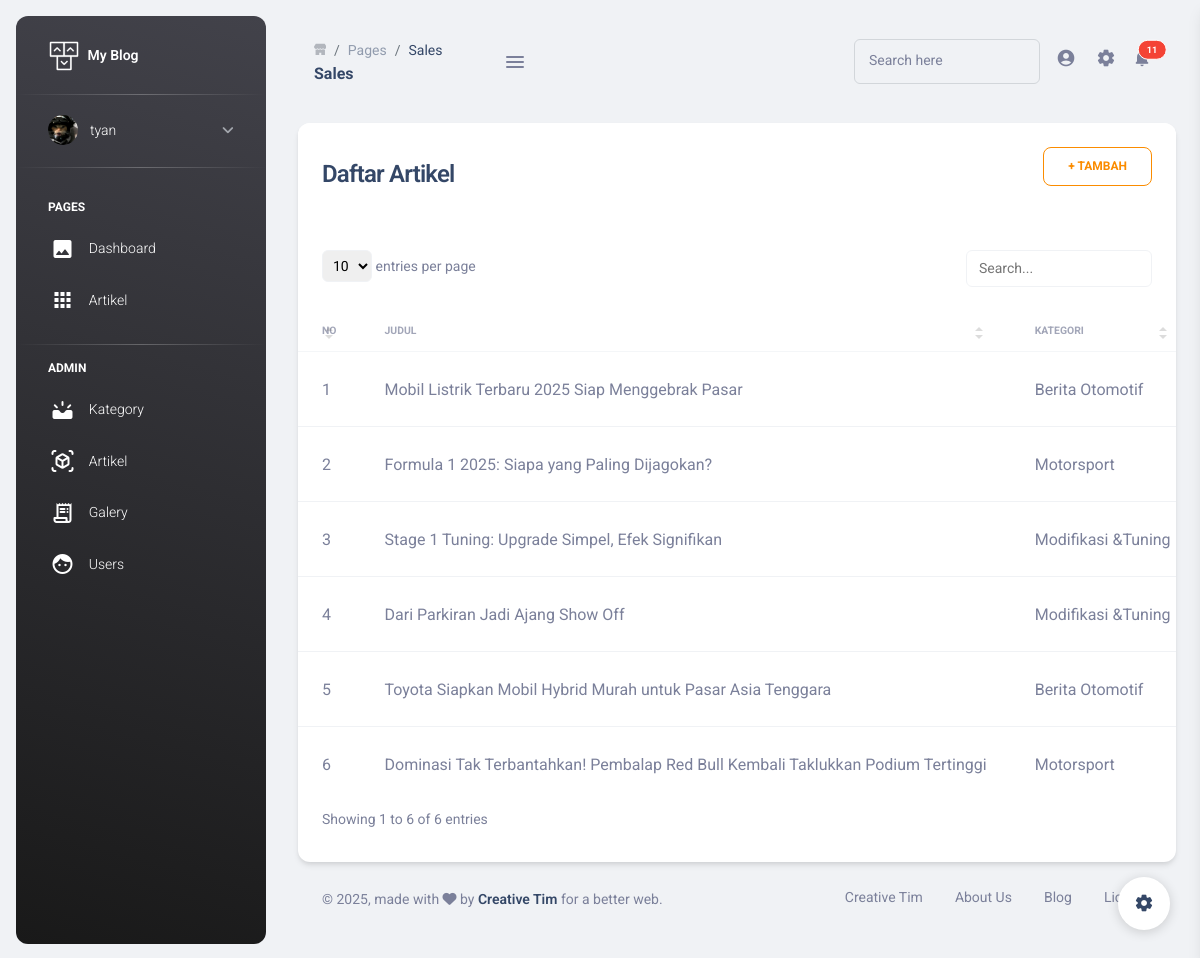
/dashboard/artikel/list/ (signed in), run on the app's committed database.
### artikel/models.py (models this page shows, shortened)
class ArtikelBlog(models.Model):
    kategori = models.ForeignKey(Kategori, on_delete=models.CASCADE)
    judul = models.CharField(max_length=200)
    konten = RichTextField(blank=True, null=True)
    gambar = models.ImageField(upload_to='gambar_artikel/', null=True, blank=True)
    status = models.BooleanField(default=True)
    created_at = models.DateTimeField(default=timezone.now, blank=True)
    created_by = models.ForeignKey(User, on_delete=models.CASCADE, null=True, blank=True)

class Kategori(models.Model):
    nama = models.CharField(max_length=100)
    created_at = models.DateTimeField(default=timezone.now)
    created_by = models.ForeignKey(User, on_delete=models.CASCADE, default=1)

### artikel/views.py (the view)
# urls.py: path('artikel/list/', admin_artikel_list, name='admin_artikel_list'),
@login_required(login_url='/auth-login')
def admin_artikel_list(request):
    artikel = ArtikelBlog.objects.all()
    return render(request, "dashboard/admin/artikel_list.html", {
        "artikel": artikel
    })

### artikel/templates/dashboard/admin/artikel_list.html (shortened to what this page needs)
{% extends 'dashboard/base.html' %}
{% load static %}
{% block content %}
<div class="col-12">
  <div class="card">
    <div class="card-header d-flex justify-content-between align-items-center">
      <h4 class="mb-0">Daftar Artikel</h4>
      <a class="btn btn-outline-warning" href="{% url 'admin_artikel_tambah' %}">+ Tambah</a>
    </div>
    <div class="table-responsive">
      <table class="table table-flush" id="datatable-search">
        <thead class="thead-light">
          <tr>
            <th>No</th>
            <th>Judul</th>
            <th>Kategori</th>
          </tr>
        </thead>
        <tbody>
          {% for artikel in artikel %}
          <tr>
            <td>{{ forloop.counter }}</td>
            <td>{{ artikel.judul }}</td>
            <td>{{ artikel.kategori.nama }}</td>
          </tr>
          {% empty %}
          <tr>
            <td colspan="6" class="text-center text-muted">Tidak ada artikel ditemukan.</td>
          </tr>
          {% endfor %}
        </tbody>
      </table>
    </div>
  </div>
</div>
{% endblock content %}

### artikel/templates/dashboard/menu.html (shortened to what this page needs)
{% load static %}
<aside class="sidenav navbar navbar-vertical navbar-expand-xs border-0 border-radius-xl my-3 fixed-start ms-3   bg-gradient-dark" id="sidenav-main">
    <div class="sidenav-header">
      <a class="navbar-brand m-0" href=" https://demos.creative-tim.com/material-dashboard-pro/pages/dashboards/analytics.html " target="_blank">
        <img src="{% static 'dashboard/assets/img/logo-ct.png' %}" class="navbar-brand-img h-100" alt="main_logo">
        <span class="ms-1 font-weight-bold text-white">My Blog</span>
      </a>
    </div>
    <hr class="horizontal light mt-0 mb-2">
    <div class="collapse navbar-collapse  w-auto h-auto max-height-vh-100 h-100" id="sidenav-collapse-main">
      <ul class="navbar-nav">
        <li class="nav-item mb-2 mt-0">
          <a data-bs-toggle="collapse" href="#ProfileNav" class="nav-link text-white" aria-controls="ProfileNav" role="button" aria-expanded="false">
            <img src="{% static 'dashboard/assets/img/team-3.jpeg' %}" class="avatar">
            <span class="nav-link-text ms-2 ps-1">{{ user }}</span>
          </a>
        </li>
        <hr class="horizontal light mt-0">
        <li class="nav-item mt-3">
          <h6 class="ps-4  ms-2 text-uppercase text-xs font-weight-bolder text-white">PAGES</h6>
        </li>
        <li class="nav-item">
            <a href="#pagesExamples" class="nav-link text-white" aria-controls="pagesExamples" role="button" aria-expanded="false">
              <i class="material-icons-round ">image</i>
              <span class="nav-link-text ms-2 ps-1">Dashboard</span>
            </a>
          </li>
          <li class="nav-item">
            <a href="#applicationsExamples" class="nav-link text-white" aria-controls="applicationsExamples" role="button" aria-expanded="false">
              <i class="material-icons-round">apps</i>
              <span class="nav-link-text ms-2 ps-1">Artikel</span>
            </a>
          </li>
        <li class="nav-item">
          <hr class="horizontal light" />
          <h6 class="ps-4  ms-2 text-uppercase text-xs font-weight-bolder text-white">ADMIN</h6>
        </li>
        <li class="nav-item">
          <a href="{% url 'admin_kategori_list' %}" class="nav-link text-white " aria-controls="basicExamples" role="button" aria-expanded="false">
            <i class="material-icons-round ">upcoming</i>
            <span class="nav-link-text ms-2 ps-1">Kategory</span>
          </a>
        </li>
        <li class="nav-item">
          <a href="{% url 'admin_artikel_list' %}" class="nav-link text-white " aria-controls="componentsExamples" role="button" aria-expanded="false">
            <i class="material-icons-round ">view_in_ar</i>
            <span class="nav-link-text ms-2 ps-1">Artikel</span>
          </a>
        </li>
        <li class="nav-item">
          <a class="nav-link" href="https://github.com/creativetimofficial/ct-material-dashboard-pro/blob/master/CHANGELOG.md" target="_blank">
            <i class="material-icons-round">receipt_long</i>
            <span class="nav-link-text ms-2 ps-1">Galery</span>
          </a>
        </li>
        <li class="nav-item">
            <a class="nav-link" href="{% url 'admin_management_user_list' %}">
              <i class="material-icons-round">face</i>
              <span class="nav-link-text ms-2 ps-1">Users</span>
            </a>
          </li>
      </ul>
    </div>
  </aside>

### data on the page
ArtikelBlog: judul "Mobil Listrik Terbaru 2025 Siap Menggebrak Pasar", kategori.nama "Berita Otomotif"
ArtikelBlog: judul "Formula 1 2025: Siapa yang Paling Dijagokan?", kategori.nama "Motorsport"
ArtikelBlog: judul "Stage 1 Tuning: Upgrade Simpel, Efek Signifikan", kategori.nama "Modifikasi &Tuning"
ArtikelBlog: judul "Dari Parkiran Jadi Ajang Show Off", kategori.nama "Modifikasi &Tuning"
ArtikelBlog: judul "Toyota Siapkan Mobil Hybrid Murah untuk Pasar Asia Tenggara", kategori.nama "Berita Otomotif"
ArtikelBlog: judul "Dominasi Tak Terbantahkan! Pembalap Red Bull Kembali Taklukkan Podium Tertinggi", kategori.nama "Motorsport"

### other printed values
{{ user }} "tyan"
